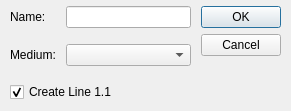
<?xml version="1.0" encoding="UTF-8"?>
<ui version="4.0">
 <class>NewProjDialog</class>
 <widget class="QDialog" name="NewProjDialog">
  <property name="geometry">
   <rect>
    <x>0</x>
    <y>0</y>
    <width>291</width>
    <height>111</height>
   </rect>
  </property>
  <property name="sizePolicy">
   <sizepolicy hsizetype="Fixed" vsizetype="Fixed">
    <horstretch>0</horstretch>
    <verstretch>0</verstretch>
   </sizepolicy>
  </property>
  <property name="minimumSize">
   <size>
    <width>291</width>
    <height>111</height>
   </size>
  </property>
  <property name="maximumSize">
   <size>
    <width>291</width>
    <height>111</height>
   </size>
  </property>
  <property name="baseSize">
   <size>
    <width>0</width>
    <height>0</height>
   </size>
  </property>
  <property name="windowTitle">
   <string>Add New Project</string>
  </property>
  <property name="sizeGripEnabled">
   <bool>false</bool>
  </property>
  <widget class="QWidget" name="layoutWidget">
   <property name="geometry">
    <rect>
     <x>0</x>
     <y>0</y>
     <width>291</width>
     <height>111</height>
    </rect>
   </property>
   <layout class="QGridLayout" name="gridLayout">
    <property name="leftMargin">
     <number>10</number>
    </property>
    <property name="rightMargin">
     <number>10</number>
    </property>
    <property name="spacing">
     <number>10</number>
    </property>
    <item row="0" column="0">
     <widget class="QLabel" name="label">
      <property name="text">
       <string>Name:</string>
      </property>
     </widget>
    </item>
    <item row="0" column="1">
     <widget class="QLineEdit" name="lineEdit"/>
    </item>
    <item row="0" column="2" rowspan="3">
     <widget class="QDialogButtonBox" name="buttonBox_2">
      <property name="orientation">
       <enum>Qt::Vertical</enum>
      </property>
      <property name="standardButtons">
       <set>QDialogButtonBox::Cancel|QDialogButtonBox::Ok</set>
      </property>
     </widget>
    </item>
    <item row="1" column="0">
     <widget class="QLabel" name="label_2">
      <property name="text">
       <string>Medium:</string>
      </property>
     </widget>
    </item>
    <item row="1" column="1">
     <widget class="QComboBox" name="comboBox">
      <property name="contextMenuPolicy">
       <enum>Qt::CustomContextMenu</enum>
      </property>
      <property name="accessibleName">
       <string>&lt;html&gt;&lt;head/&gt;&lt;body&gt;&lt;p&gt;ddd&lt;/p&gt;&lt;p&gt;bbb&lt;/p&gt;&lt;/body&gt;&lt;/html&gt;</string>
      </property>
      <property name="accessibleDescription">
       <string>&lt;html&gt;&lt;head/&gt;&lt;body&gt;&lt;p&gt;xxx&lt;/p&gt;&lt;p&gt;yyyy&lt;/p&gt;&lt;/body&gt;&lt;/html&gt;</string>
      </property>
      <property name="editable">
       <bool>false</bool>
      </property>
      <property name="currentText">
       <string/>
      </property>
      <property name="currentIndex">
       <number>-1</number>
      </property>
      <property name="sizeAdjustPolicy">
       <enum>QComboBox::AdjustToMinimumContentsLength</enum>
      </property>
      <property name="modelColumn">
       <number>0</number>
      </property>
     </widget>
    </item>
    <item row="2" column="0" colspan="2">
     <widget class="QCheckBox" name="checkBox">
      <property name="text">
       <string>Create Line 1.1</string>
      </property>
      <property name="checked">
       <bool>true</bool>
      </property>
      <property name="tristate">
       <bool>false</bool>
      </property>
     </widget>
    </item>
   </layout>
  </widget>
 </widget>
 <resources/>
 <connections/>
</ui>
